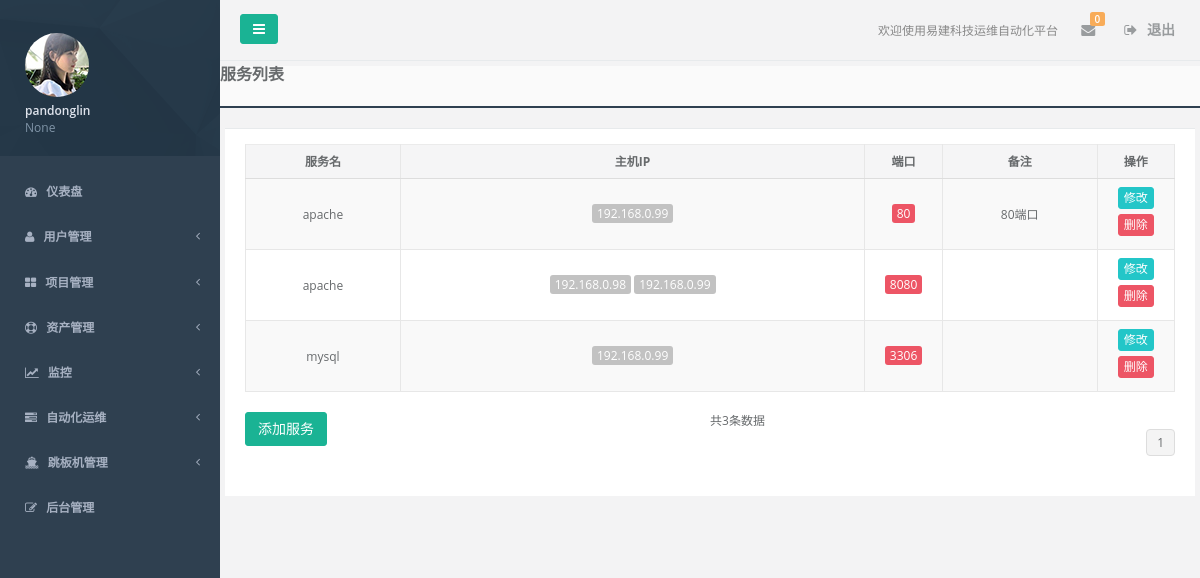
/common/service_list/ (signed in), run on an earlier commit of the app's database.
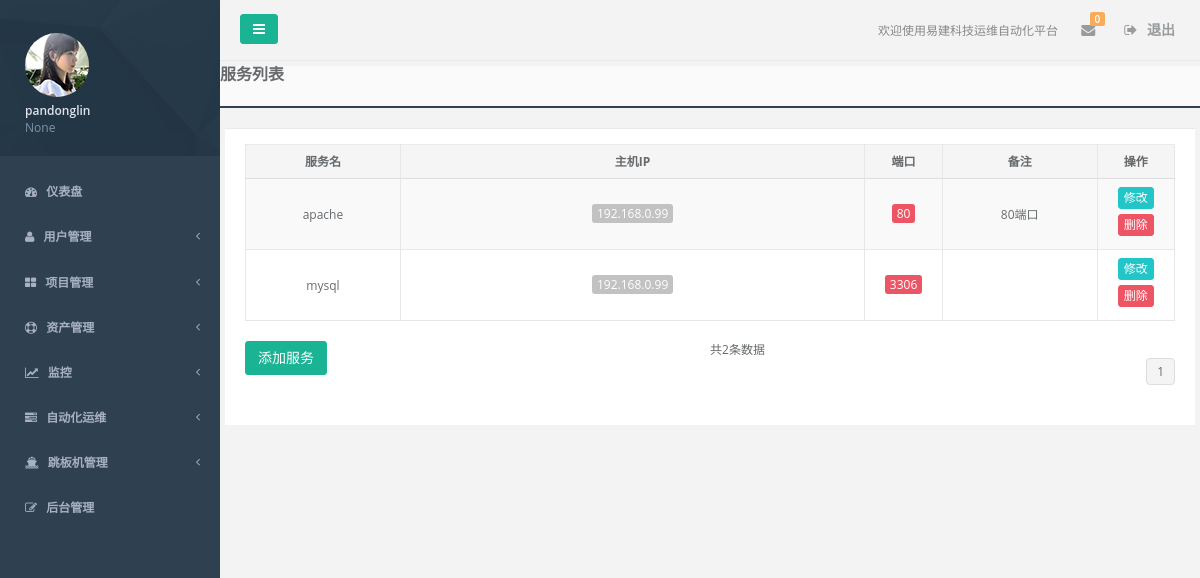
And on a later commit of the database.
### assets/models.py (models this page shows, shortened)
class Service(models.Model):
    host = models.ManyToManyField('Host')
    name = models.CharField(max_length=64, verbose_name='服务名')
    port = models.IntegerField(verbose_name="端口")
    memo = models.TextField(blank=True, null=True, verbose_name='备注')
    class Meta:
        verbose_name = '服务'
        verbose_name_plural = verbose_name
        unique_together = ("name", "port")

class Host(models.Model):
    device_type_choices = (
        (0, "Dell R510"),
        (1, "Dell R620"),
        (2, "Dell R710"),
        (3, "Dell R720"),
        (4, "Dell R720xd"),
        )
    raid_type_choices = (
        (0, 'RADI 0'),
        (1, 'RADI 1'),
        (2, 'RADI 5'),
        (3, 'RADI 10'),
    )
    status_choices = (
        (0, "在线"),
        (1, "下线"),
        (2, "故障"),
        (3, "备用"),
        (4, "未知"),
    )
    ip = models.GenericIPAddressField(unique=True, verbose_name='IP')
    hostname = models.CharField(max_length=64, null=True, blank=True, verbose_name="主机名")
    sn = models.CharField(max_length=64, null=True, blank=True, verbose_name="sn")
    number = models.CharField(max_length=64, null=True, blank=True, verbose_name='资产编号')
    qs = models.CharField(max_length=64, null=True, blank=True, verbose_name="快速服务代码")
    asset_name = models.SmallIntegerField(choices=device_type_choices, default=3, verbose_name='设备名称')
    os_type = models.ForeignKey('System', null=True, blank=True, verbose_name="操作系统")
    manufactory = models.ForeignKey('Manufactory', null=True, blank=True, verbose_name="制造厂商")
    raid_type = models.SmallIntegerField(choices=raid_type_choices, default=3, verbose_name="RAID类型")
    management_ip = models.GenericIPAddressField(unique=True, null=True, blank=True, verbose_name='管理IP')
    idc = models.ForeignKey('IDC', null=True, blank=True, verbose_name='IDC机房')
    cabinet = models.CharField(max_length=32, null=True, blank=True, verbose_name='机柜号')
    host_cabinet_id = models.CharField(max_length=32, null=True, blank=True, verbose_name='机器位置')
    status = models.SmallIntegerField(choices=status_choices, default=0, verbose_name="设备状态")
    is_virtual = models.BooleanField(default=False, verbose_name="虚拟机")
    parent_host = models.ForeignKey('self', related_name='parent_level', null=True, blank=True, verbose_name="宿主机")
    admin = models.CharField(max_length=32, null=True, blank=True, verbose_name='资产管理员')
    buy_date = models.DateField(null=True, blank=True, verbose_name="购买时间")
    create_date = models.DateTimeField(blank=True, auto_now_add=True, verbose_name="创建时间")
    update_date = models.DateTimeField(blank=True, auto_now=True, verbose_name="最近修改时间")
    memo = models.TextField(null=True, blank=True, verbose_name='备注')
    class Meta:
        verbose_name = "主机"
        verbose_name_plural = verbose_name

### common/views.py (the view)
@login_required
def service_list(request):
    service_obj = models.Service.objects.all()
    paginator = Paginator(service_obj, 10)
    page = request.GET.get('page')
    try:
        page_obj = paginator.page(page)
    except (InvalidPage, PageNotAnInteger):
        page_obj = paginator.page(1)
    except EmptyPage:
        page_obj = paginator.page(paginator.num_pages)
    return render(request, "common/service_list.html", locals())

### accounts/context_processors.py (called while the page is built)
def global_setting(request):
    return locals()

### pagination/templatetags/custom_pagination.py (called while the page is built, shortened)
@register.simple_tag
def guess_page(request, paginator_obj, loop_counter):
    abs_full_url = request.get_full_path()
    if "?page=" in abs_full_url:
        url = re.sub("page=\d+", "page=%s" % loop_counter, request.get_full_path())
    elif "?" in abs_full_url:
        url = "%s&page=%s" % (request.get_full_path(), loop_counter)
    else:
        url = "%s?page=%s" % (request.get_full_path(), loop_counter)
    if loop_counter == paginator_obj.number: #current page
        page_ele = '''<li class='active'><a href="{abs_url}">{page_num}</a></li>'''.format(abs_url=url,
                                                                                            page_num=loop_counter)
        return format_html(page_ele)

### templates/common/service_list.html (shortened to what this page needs)
{% extends 'base.html' %}
{% block content %}
    <div class="content-tabs">
        <h3><strong>服务列表</strong></h3>
    </div>
    <div class="wrapper wrapper-content animated fadeInRight">
        <div class="ibox float-e-margins">
            <div class="ibox-content row">
                <form class="form-horizontal" method="post">
                    <div id="replace">
                        <table id="host_info" class="table table-striped table-bordered table-hover">
                            <thead>
                            <tr>
                                <th class="text-center col-sm-2">服务名</th>
                                <th class="text-center">主机IP</th>
                                <th class="text-center col-sm-1">端口</th>
                                <th class="text-center col-sm-2">备注</th>
                                <th class="text-center col-sm-1">操作</th>
                            </tr>
                            </thead>
                            <tbody>
                            {% for item in page_obj %}
                                <tr class="gradeX" id="{{ item.id }}">
                                    <td class="text-center">{{ item.name }}</td>
                                    <td class="text-center">
                                        {% for i in item.host.all %}
                                            <span class="btn-xs btn-default" value="{{ i.id }}">{{ i.ip }}</span>
                                        {% endfor %}
                                    </td>
                                    <td class="text-center">
                                        <span class="btn-xs btn-danger">{{ item.port }}</span>
                                    </td>
                                    <td class="text-center">{{ item.memo }}</td>
                                    <td class="text-center">
                                        <a href="{% url 'service_update' item.id %}" class="btn btn-xs btn-info"
                                           target="_blank">修改</a>
                                        <button type="button" class="btn btn-xs btn-danger demo3">删除
                                        </button>
                                    </td>
                                </tr>
                            {% endfor %}
                            </tbody>
                        </table>
                        <div class="row">
                            <span> 共{{ paginator.count }}条数据</span>
                            <div class="col-sm-6">
                                <div id="service_add">
                                    <a href="{% url 'service_add' %}" class="btn btn-primary">添加服务</a>
                                </div>
                            </div>
                            {% include 'pagination/cust_pagination.html' %}
                        </div>
                    </div>
                </form>
            </div>
        </div>
    </div>
{% endblock %}

What changed in the data, as far as the page shows it:
removed Service: name "apache", port "8080", Host ({{ i.id }} 2 (drawn), ip "192.168.0.99")
no longer on this page (row unchanged): Host: {{ i.id }} 1 (drawn), ip "192.168.0.98", shown under "apache"
Also different on the page:
{{ paginator.count }}: "3" → "2"
